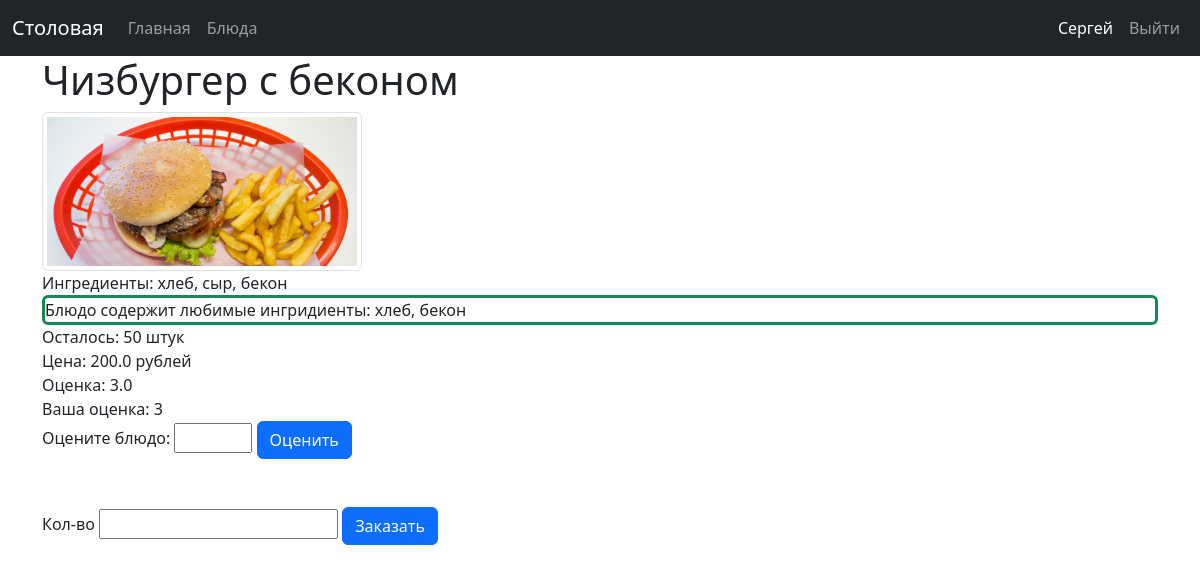
Screenshot of /menu/dish/3 (signed in) with the database file from the repository.
### data/users.py (models this page shows, shortened)
class User(SqlAlchemyBase, UserMixin):
    __tablename__ = 'users'
    id = Column(Integer, primary_key=True, autoincrement=True)
    surname = Column(String, nullable=True)
    name = Column(String, nullable=True)
    patronymic = Column(String, nullable=True)
    email = Column(String, index=True, unique=True, nullable=True)
    hashed_password = Column(String, nullable=True)
    role = Column(Integer, ForeignKey("roles.id"))
    money = Column(Float, nullable=True)
    subscription_end = Column(DateTime, nullable=True)
    roles = relationship("Role", back_populates="users")
    requests = relationship("Request")
    ratings_log = relationship("RatingLog")
    prefs_log = relationship("PreferenceLog")

### data/dishes.py (models this page shows)
class Dish(SqlAlchemyBase):
    __tablename__ = 'dishes'
    id = Column(Integer, primary_key=True, autoincrement=True)
    name = Column(String, nullable=True)
    price = Column(Float, nullable=True)
    quantity = Column(Integer, nullable=True)
    image = Column(String, nullable=True)
    description = Column(String, nullable=True)
    timesbought = Column(Integer, nullable=True)
    requests = relationship("Request")
    ingridients_log = relationship("IngridientLog")
    ratings_log = relationship("RatingLog")

### server.py (the view)
@app.route('/menu/dish/<int:dish_id>', methods=['GET'])
@login_required
def dish(dish_id):
    db_sess = db_session.create_session()
    if db_sess.get(Role, current_user.id).role != "ученик":
        abort(403)
    db_dish = db_sess.get(Dish, dish_id)
    ingridients = []
    ingridient_logs = db_sess.query(IngridientLog).filter(IngridientLog.dish_id == db_dish.id).all()
    for log in ingridient_logs:
        ingridients.append(db_sess.query(Ingridient).filter(Ingridient.id == log.ingridient_id).first().name)
    prefs = db_sess.query(PreferenceLog).filter(PreferenceLog.student_id == current_user.id).filter(PreferenceLog.is_liked == True).all()
    prefs = [db_sess.get(Ingridient, x.ingridient).name for x in prefs]
    prefs = list(set(prefs) & set(ingridients))
    alers = db_sess.query(PreferenceLog).filter(PreferenceLog.student_id == current_user.id).filter(PreferenceLog.is_liked == False).all()
    alers = [db_sess.get(Ingridient, x.ingridient).name for x in alers]
    alers = list(set(alers) & set(ingridients))
    ratearr = db_sess.query(RatingLog).filter(RatingLog.dish_id == dish_id).all()
    userRate = db_sess.query(RatingLog).filter(RatingLog.dish_id == dish_id).filter(RatingLog.student_id == current_user.id).first()
    if userRate != None:
        userRate = userRate.rate
    if ratearr == []:
        rate = 0
    else:
        rate = sum([x.rate for x in ratearr]) / len(ratearr)
    return render_template("dish.html", dish=db_dish, ingridients=", ".join(ingridients), prefs=", ".join(prefs), alers=", ".join(alers), rate = rate, userRate=userRate)

### data/db_session.py (called while the page is built)
def create_session() -> Session:
    global __factory
    return __factory()

### server.py (called while the page is built)
@login_manager.user_loader
def load_user(user_id):
    db_sess = db_session.create_session()
    return db_sess.get(User, user_id)

@app.template_filter('get_role')
def role_filter(user):
    db_sess = db_session.create_session()
    role = db_sess.get(Role, user.role).role
    return role

### templates/dish.html (shortened to what this page needs)
{% extends "base.html" %}
{% block content %}
<div class="d-flex flex-column">
    <h1>{{dish.name}}</h1>
    <img src="/static/img/{{dish.image}}" class="img-thumbnail" style='max-width:20em; max-height:40em; width: auto; height: auto;' alt="Фото {{dish.image}}">
    <div>Ингредиенты: {{ ingridients }}</div>
    {% if prefs == "" and alers == "" %}
    <div>Блюдо не содержит аллергенов</div>
    {% elif alers != "" %}
    <div class="border border-danger border-3 rounded">Блюдо содержит аллергены: {{alers}}</div>
    {% elif prefs != "" %}
    <div class="border border-success border-3 rounded">Блюдо содержит любимые ингридиенты: {{prefs}}</div>
    {% endif %}
    <div>Осталось: {{dish.quantity}} штук</div>
    <div>Цена: {{dish.price}} рублей</div>
    <div>Оценка: {{rate}}</div>
    {% if userRate != None %}
    <div>Ваша оценка: {{userRate}}</div>
    {% endif %}
    <form method="POST" action="/menu/dish/{{ dish.id }}/rate">
        <label for="rating">
            Оцените блюдо:
            <input type="number" id="rating" name="rating" min="1", max="5"/>
            <button type="submit" class="btn btn-primary">Оценить</button>
        </label>
    </form>
    <form method="POST" action="/menu/dish/{{ dish.id }}/buy" class="mt-5">
        <label for="quantity">
            Кол-во
            <input type="number" id="quantity" name="quantity" min="1"/>
            {% if alers != "" %}
            <button type="submit" class="btn btn-primary" disabled>Заказать</button>
            {% else %}
            <button type="submit" class="btn btn-primary">Заказать</button>
            {% endif %}
        </label>
    </form>
    </div>
{% endblock %}

### templates/base.html (shortened to what this page needs)
<!DOCTYPE html>
<html lang="en">
<head>
    <link href="https://cdn.jsdelivr.net/npm/bootstrap@5.3.8/dist/css/bootstrap.min.css"
        rel="stylesheet"
>
</head>
<body>
<header>
    <nav class="navbar navbar-expand-lg navbar-dark bg-dark" data-bs-theme="dark">
        <div class="container-fluid">
            <div class="navbar-brand">Столовая</div>
            <div class="collapse navbar-collapse" id="navbarContent">
                <ul class="navbar-nav me-auto mb-2 mb-lg-0">
                    <li class="nav-item">
                        <a class="nav-link" href="/">Главная</a>
                    </li>
                    {% if current_user.is_authenticated %}
                    <li class="nav-item">
                        <a class="nav-link" href="/menu">Блюда</a>
                    </li>
                    {% endif %}
                </ul>
                <ul class="navbar-nav mb-2 mb-lg-0">
                    {% if current_user.is_authenticated %}
                    <li class="nav-item">
                        <div class="nav-link active">{{ current_user.name }}</div>
                    </li>
                    <li class="nav-item">
                        <a class="nav-link" href="/logout">Выйти</a>
                    </li>
                    {% endif %}
                </ul>
            </div>
        </div>
    </nav>
</header>
<main role="main" class="container">
    {% block content %}{% endblock %}
</main>
</body>
</html>

### rows the page displays
User: name "Сергей"
Dish: name "Чизбургер с беконом", image (picture), quantity "50", price "200.0"

### other values shown
{{ ingridients }} "хлеб, сыр, бекон"
{{ prefs }} "хлеб, бекон"
{{ rate }} "3.0"
{{ userRate }} "3"
